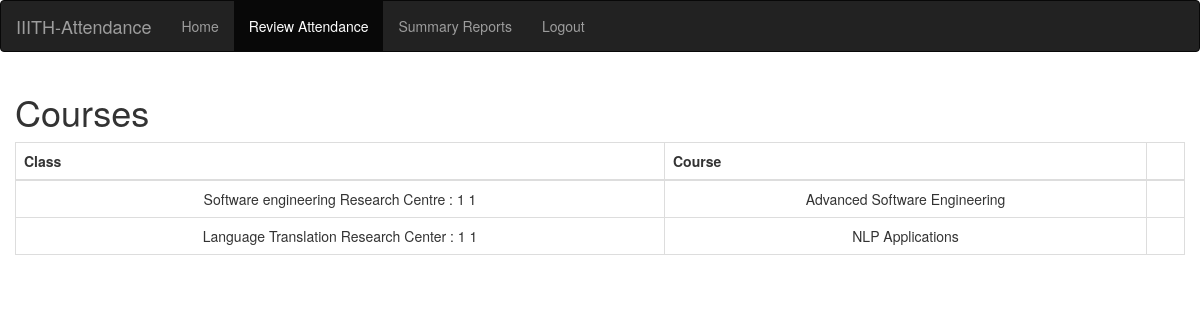
/teacher/V123/40/Classes/ (signed in), run on an earlier commit of the app's database.
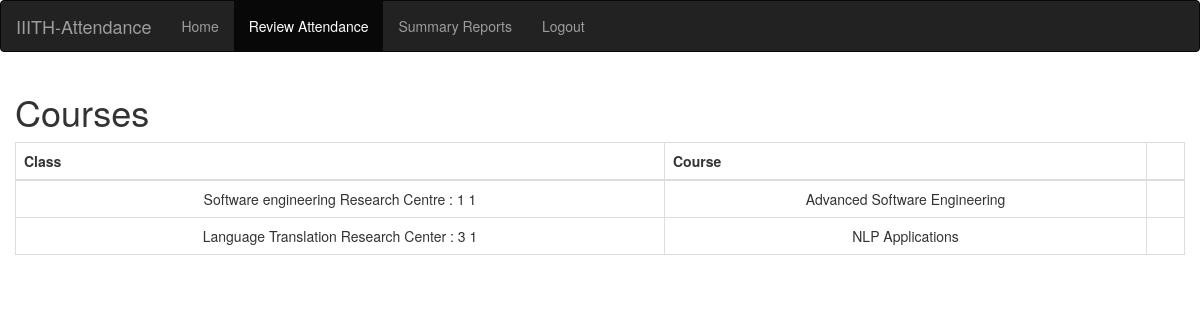
And on a later commit of the database.
### info/models.py (models this page shows, shortened)
class Assign(models.Model):
    class_id = models.ForeignKey(Class, on_delete=models.CASCADE)
    course = models.ForeignKey(Course, on_delete=models.CASCADE)
    teacher = models.ForeignKey(Teacher, on_delete=models.CASCADE)
    class Meta:
        unique_together = (('course', 'class_id', 'teacher'),)

class Class(models.Model):
    id = models.CharField(primary_key='True', max_length=100)
    dept = models.ForeignKey(Dept, on_delete=models.CASCADE)
    section = models.CharField(max_length=100)
    sem = models.IntegerField()
    class Meta:
        verbose_name_plural = 'classes'
    def __str__(self):
        d = Dept.objects.get(name=self.dept)
        return '%s : %d %s' % (d.name, self.sem, self.section)

class Dept(models.Model):
    id = models.CharField(primary_key='True', max_length=100)
    name = models.CharField(max_length=200)
    def __str__(self):
        return self.name

class Course(models.Model):
    dept = models.ForeignKey(Dept, on_delete=models.CASCADE)
    id = models.CharField(primary_key='True', max_length=50)
    name = models.CharField(max_length=50)
    shortname = models.CharField(max_length=50, default='X')
    def __str__(self):
        return self.name

### info/views.py (the view)
# urls.py: path('teacher/<slug:teacher_id>/<int:choice>/Classes/', views.t_clas, name='t_clas'),
@login_required
def t_clas(request, teacher_id, choice):
    teacher1 = get_object_or_404(Teacher, id=teacher_id)
    return render(request, 'info/t_clas.html', {'teacher1': teacher1, 'choice': choice})

### info/models.py (called while the page is built)
    @property
    def is_student(self):
        if hasattr(self, 'student'):
            return True
        return False

    @property
    def is_teacher(self):
        if hasattr(self, 'teacher'):
            return True
        return False

### info/templates/info/t_clas.html (shortened to what this page needs)
{% extends 'info/base.html' %}
{% block content %}
    <h1>Courses</h1>
    <div class="card mb-3">
            <div class="card-body">
              <div class="table-responsive">
                <table class="table table-bordered text-center" id="dataTable" width="100%" cellspacing="0">
                  <thead>
                    <tr>
                        <th>Class</th>
                        <th>Course</th>
                        <th></th>
                    </tr>
                  </thead>
                  <tbody>
                    {% for ass in teacher1.assign_set.all %}
                    <tr>
                        <td>{{ ass.class_id }}</td>
                        <td>{{ ass.course }}</td>
                        <td>
                        </td>
                    </tr>
                    {% empty %}
                            <p>teacher has no courses</p>
                    {% endfor %}
                  </tbody>
                </table>
              </div>
    </div>
{% endblock %}

What changed in the data, as far as the page shows it:
changed through a linked row, Assign "NLP Applications": class_id "Language Translation Research Center : 1 1" → "Language Translation Research Center : 3 1"
